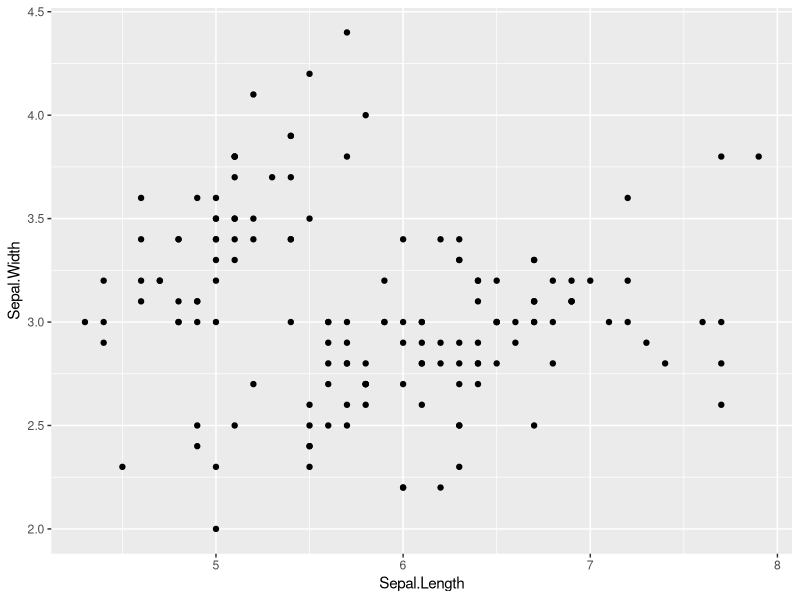
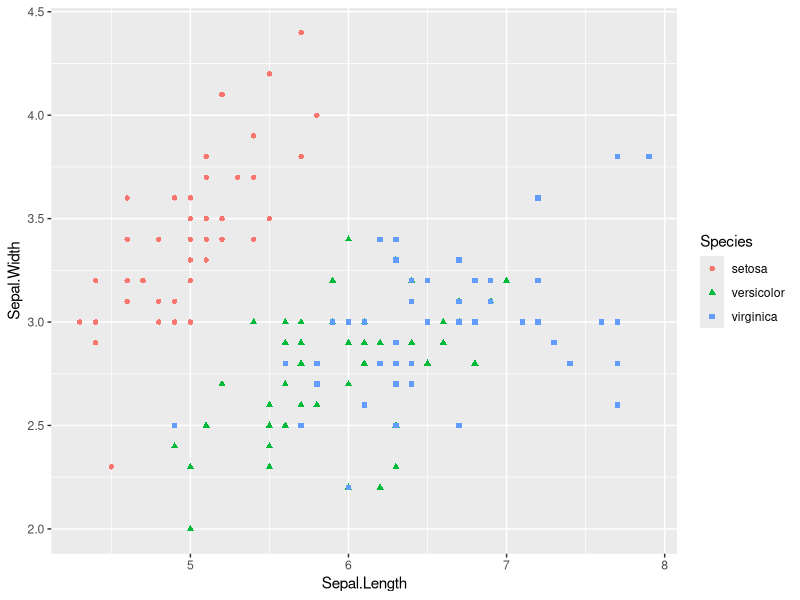
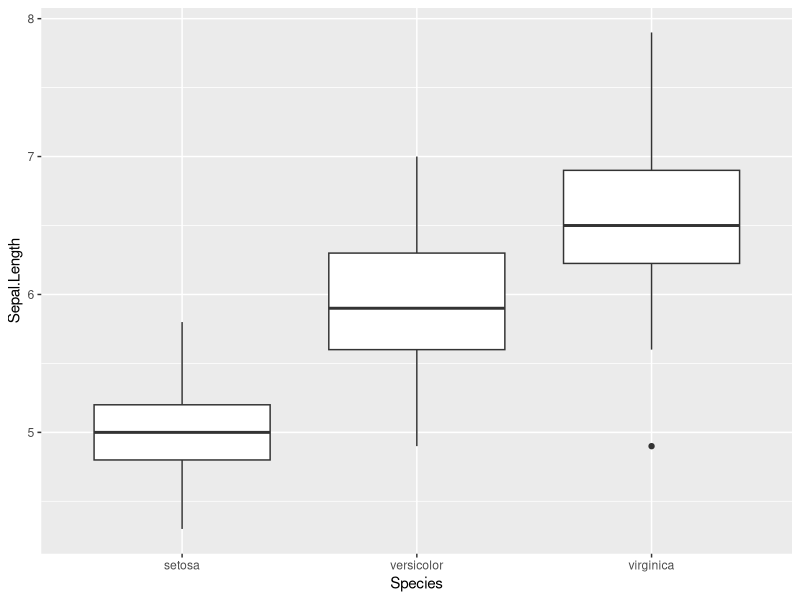
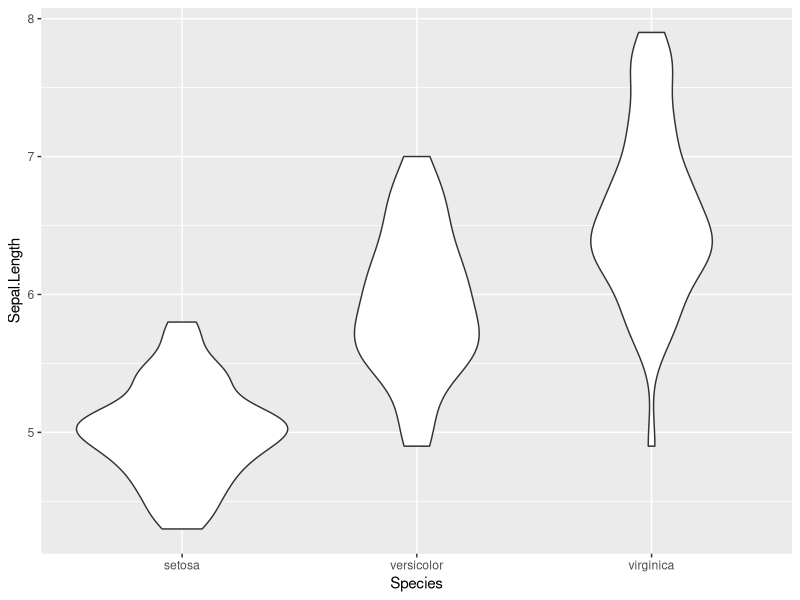
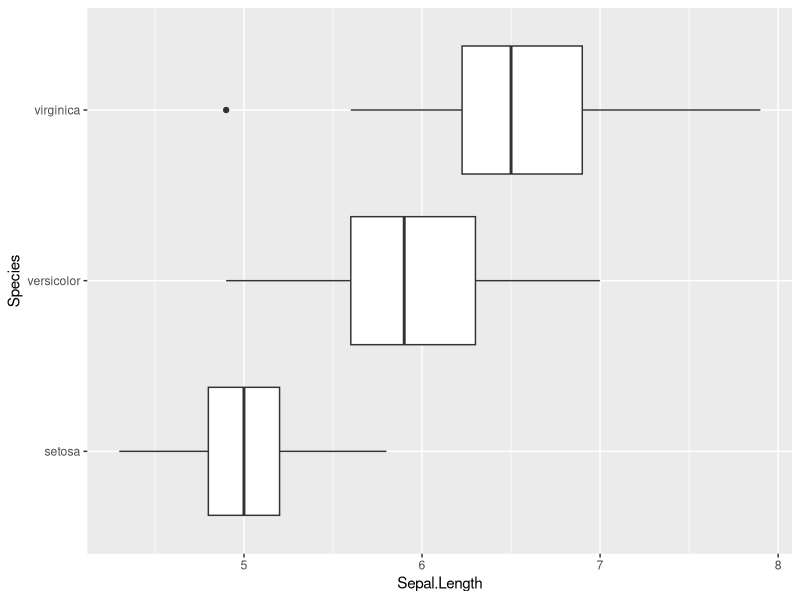
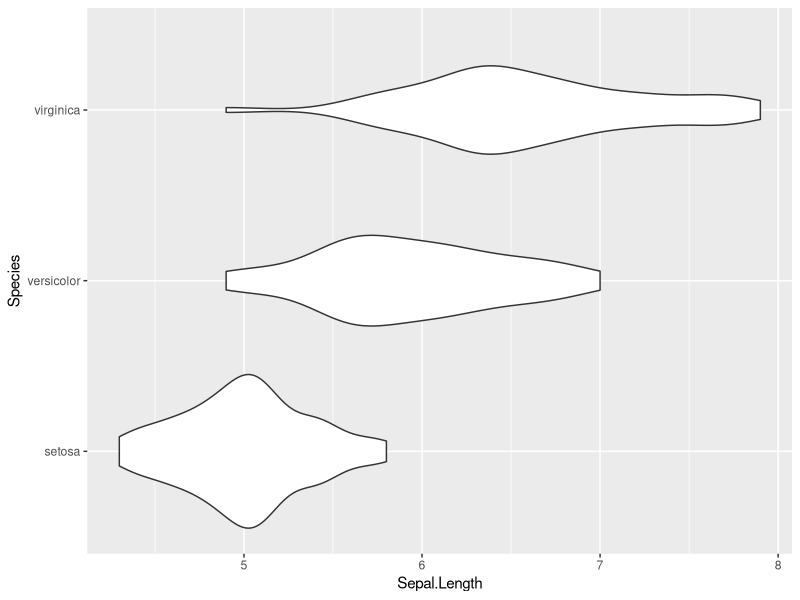

The R source for these figures, in order:
### Importing and testing ggplot in R

# Import ggplo2
library(ggplot2)

# Plot iris data
ggplot(data = iris, aes(x = Sepal.Length,
                        y = Sepal.Width)) +
                        geom_point()

# Plot Iris with color
ggplot(data = iris, aes(Sepal.Length,
                        Sepal.Width,
                        color = Species,
                        shape = Species)) +
                        geom_point()

# Boxplot of Iris Dataset
ggplot(data = iris,
       aes(Species,
           Sepal.Length
           )
       ) +
       geom_boxplot()

# Violinplot of Iris Dataset
ggplot(data = iris,
       aes(Species,
           Sepal.Length
          )
      ) +
      geom_violin()

# Hororizontal plot boxplot
ggplot(data = iris,
       aes(Species,
           Sepal.Length
          )
      ) +
      geom_boxplot() +
      coord_flip()

# Hororizontal plot violin
ggplot(data = iris,
       aes(Species,
           Sepal.Length
          )
      ) +
        geom_violin() +
        coord_flip()
